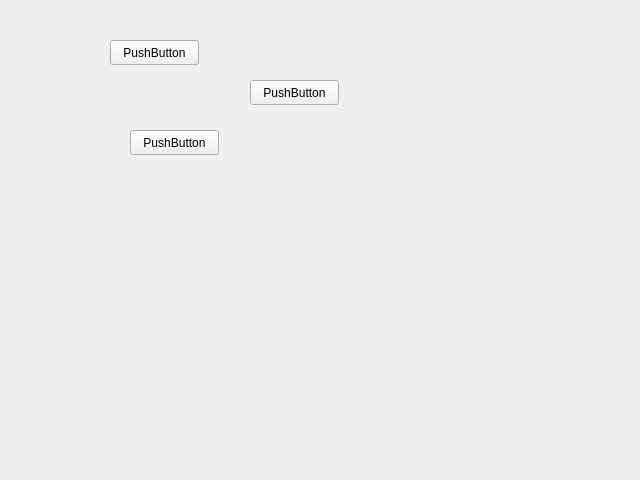
<?xml version="1.0" encoding="UTF-8"?>
<ui version="4.0">
 <class>Widget</class>
 <widget class="QWidget" name="Widget">
  <property name="geometry">
   <rect>
    <x>0</x>
    <y>0</y>
    <width>640</width>
    <height>480</height>
   </rect>
  </property>
  <property name="windowTitle">
   <string>Widget</string>
  </property>
  <widget class="QStackedWidget" name="stackedWidget">
   <property name="geometry">
    <rect>
     <x>0</x>
     <y>0</y>
     <width>640</width>
     <height>480</height>
    </rect>
   </property>
   <widget class="QWidget" name="page">
    <widget class="QPushButton" name="pushButton_user">
     <property name="geometry">
      <rect>
       <x>110</x>
       <y>40</y>
       <width>89</width>
       <height>25</height>
      </rect>
     </property>
     <property name="text">
      <string>PushButton</string>
     </property>
    </widget>
    <widget class="QPushButton" name="pushButton_root">
     <property name="geometry">
      <rect>
       <x>130</x>
       <y>130</y>
       <width>89</width>
       <height>25</height>
      </rect>
     </property>
     <property name="text">
      <string>PushButton</string>
     </property>
    </widget>
    <widget class="QPushButton" name="pushButton_sub">
     <property name="geometry">
      <rect>
       <x>250</x>
       <y>80</y>
       <width>89</width>
       <height>25</height>
      </rect>
     </property>
     <property name="text">
      <string>PushButton</string>
     </property>
    </widget>
   </widget>
  </widget>
 </widget>
 <layoutdefault spacing="6" margin="11"/>
 <resources/>
 <connections/>
</ui>
